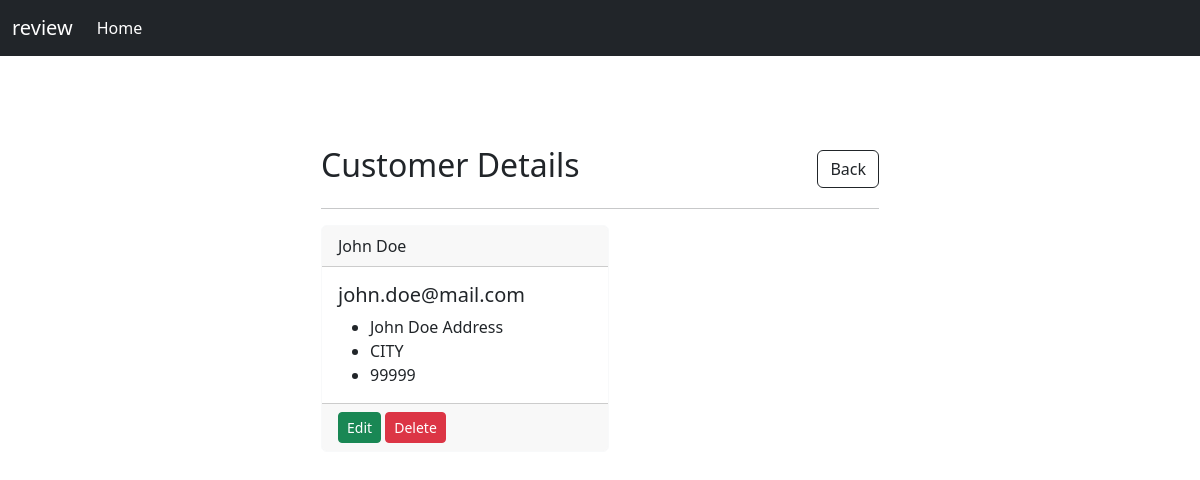
Before: /customer/1/ with the older database file.
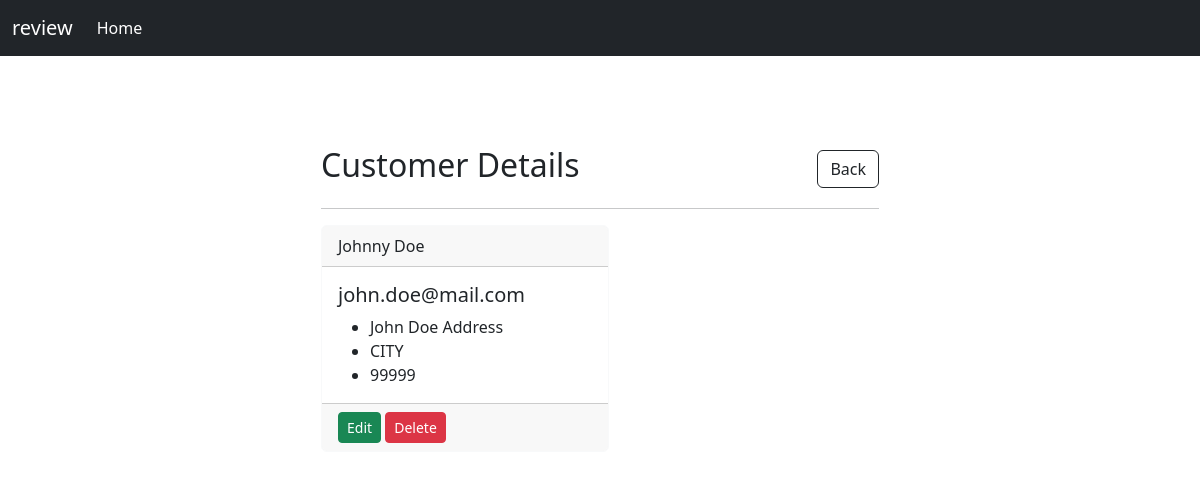
After: the same page with the newer database file.
### my_app/models.py (models this page shows, shortened)
class Customer(models.Model):
    first_name = models.CharField(max_length=100)
    last_name = models.CharField(max_length=100)
    email = models.EmailField()
    address = models.TextField()
    city = models.CharField(max_length=100)
    zipcode = models.CharField(max_length=10)

### my_app/views.py (the view)
# urls.py: path('customer/<int:customer_id>/', views.customer_detail, name='customer_detail'),
def customer_detail(request, customer_id):
    customer = Customer.objects.get(id=customer_id)
    return render(request, 'my_app/customer_detail.html', {'customer': customer})

### my_app/templates/my_app/customer_detail.html (shortened to what this page needs)
{% extends 'my_app/base.html' %} {% block content %}
<div class="col-md-6 m-auto">
  <div class="d-flex justify-content-between align-items-center">
    <h2>Customer Details</h2>
    <a href="{% url 'my_app:home' %}" class="btn btn-outline-dark">Back</a>
  </div>
  <hr />
  <div class="card border-light mb-3" style="max-width: 18rem">
    <div class="card-header">
      {{ customer.first_name }} {{ customer.last_name }}
    </div>
    <div class="card-body">
      <h5 class="card-title">{{ customer.email }}</h5>
      <ul class="card-text">
        <li>{{ customer.address }}</li>
        <li>{{ customer.city }}</li>
        <li>{{ customer.zipcode }}</li>
      </ul>
    </div>
    <div class="card-footer">
      <a
        href="{% url 'my_app:update_customer' customer.id %}"
        class="btn btn-success btn-sm"
        >Edit</a
      >
      <button
        type="button"
        class="btn btn-sm btn-danger"
        data-bs-toggle="modal"
        data-bs-target="#exampleModal"
      >
        Delete
      </button>
    </div>
  </div>
</div>
{% endblock %}

Changed rows visible on the page:
changed Customer "john.doe@mail.com": first_name "John" → "Johnny"
